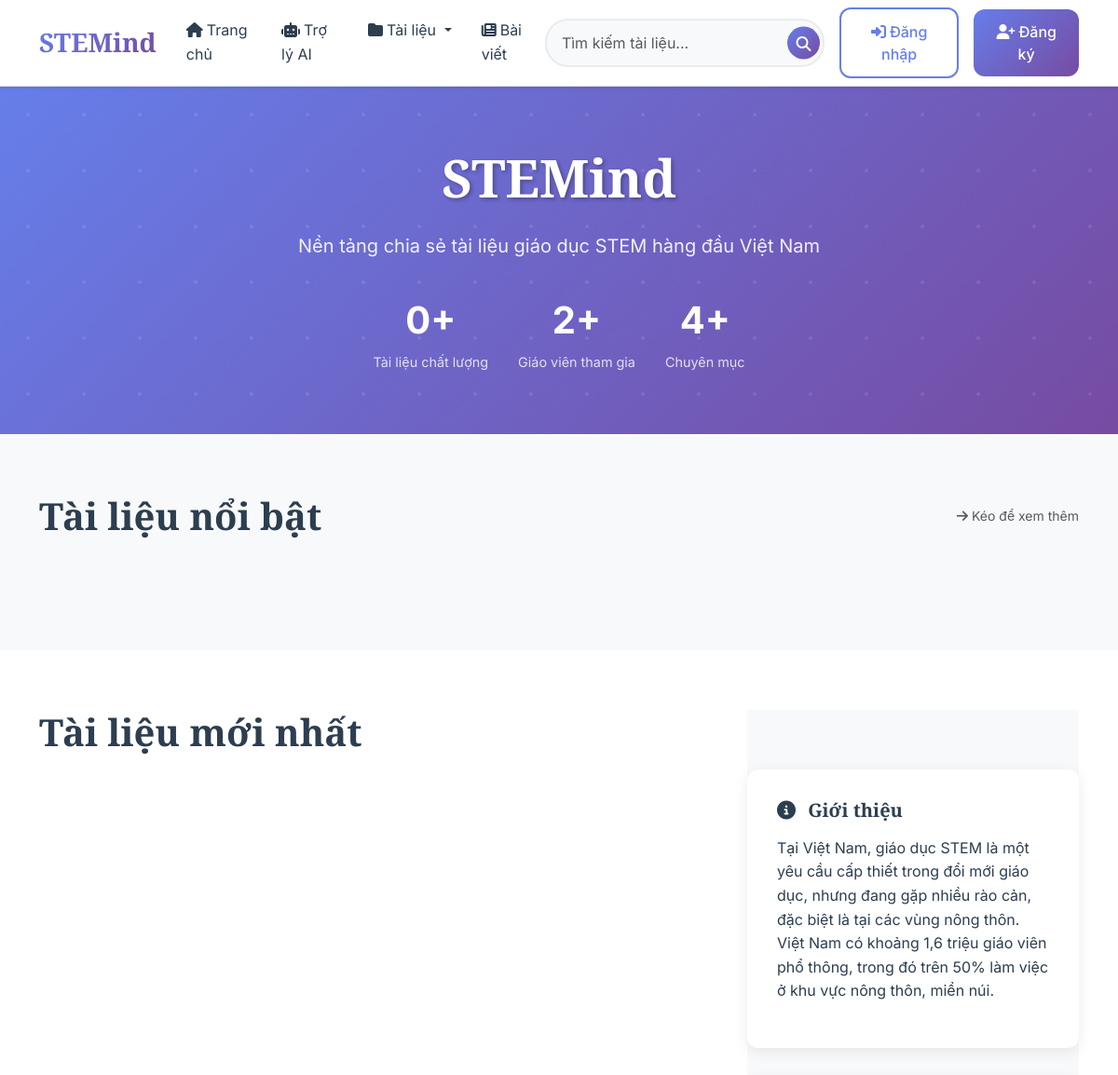
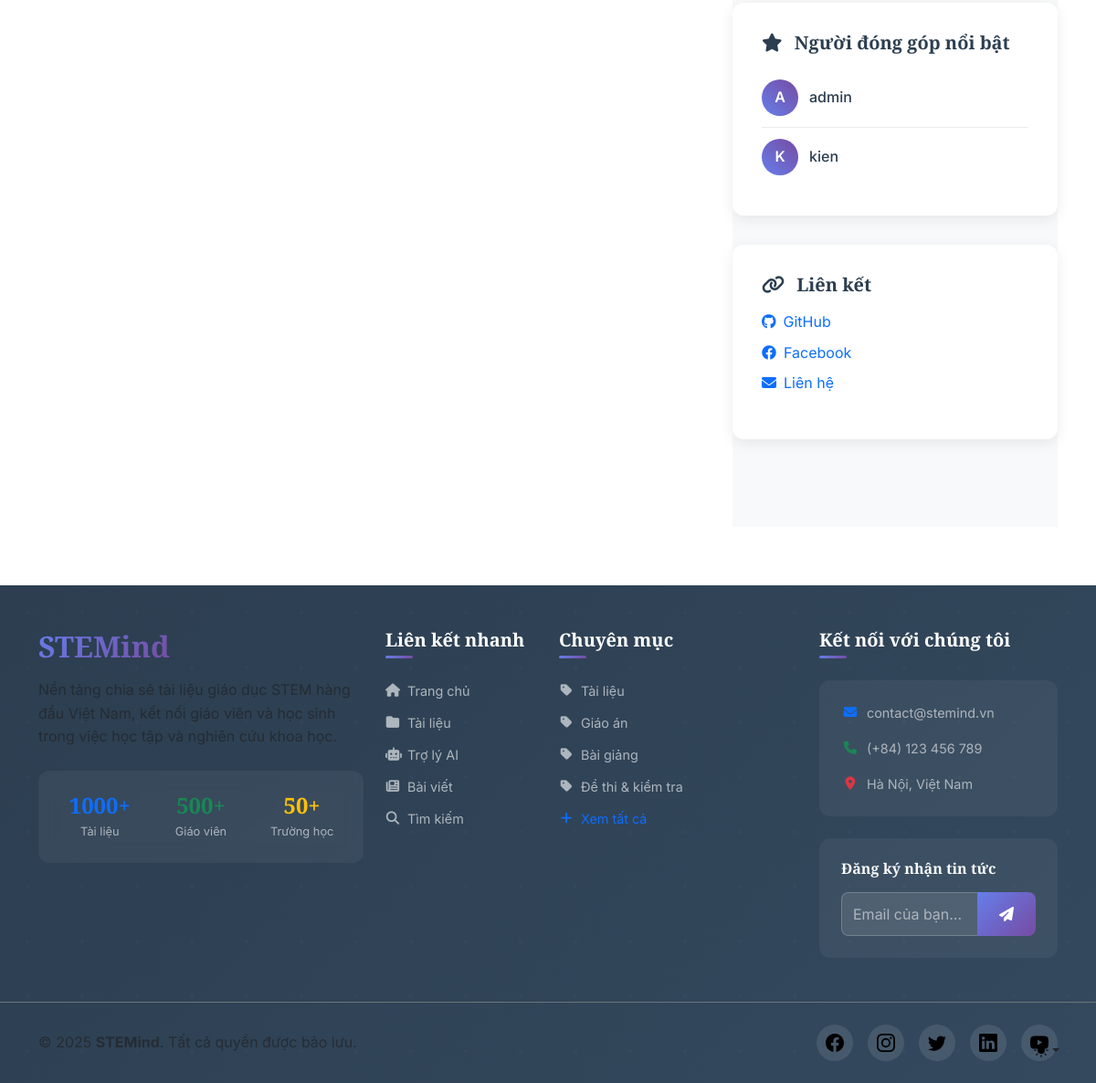
The page /category/Giáo án/ on the database its author committed (2 pictures, top to bottom).
### File_sharing_platform/models.py (models this page shows, shortened)
class Category(models.Model):
    category_name = models.TextField(unique=True)
    created_at = models.DateTimeField(auto_now=True)
    updated_at = models.DateTimeField(auto_now=True)
    class Meta:
        verbose_name_plural = "Categories"

### File_sharing_platform/views.py (the view)
# urls.py: path("category/<str:category_name>/", views.posts_by_category, name='posts_by_category'),
def posts_by_category(request, category_name):
    categories = Category.objects.all()
    category = get_object_or_404(Category, category_name=category_name)
    featured_files = File.objects.filter(file_status=1, category=category).order_by('-file_views')[:3]
    recently_files = File.objects.filter(file_status=1, category=category).order_by('-created_at')[:15]
    top_users = User.objects.annotate(num_posts=Count('Files', filter=Q(Files__category=category))).order_by('-num_posts')[:10]
    context = {
        'categories':categories,
        'featured_files':featured_files,
        'recently_files':recently_files,
        'top_users':top_users
    }
    return render(request, 'home.html', context)

### templates/home.html (shortened to what this page needs)
{% extends "base/base.html" %}
{% load static %}
{% block extra_css %}
<link href="{% static 'Style/base.css' %}" rel="stylesheet">
{% endblock %}
{% block content %}
<section class="hero-section">
    <div class="container">
        <div class="hero-content text-center">
            <h1 class="hero-title">STEMind</h1>
            <p class="hero-subtitle">Nền tảng chia sẻ tài liệu giáo dục STEM hàng đầu Việt Nam</p>
            <div class="hero-stats">
                <div class="hero-stat">
                    <span class="hero-stat-number">{{ featured_files|length }}+</span>
                    <span class="hero-stat-label">Tài liệu chất lượng</span>
                </div>
                <div class="hero-stat">
                    <span class="hero-stat-number">{{ top_users|length }}+</span>
                    <span class="hero-stat-label">Giáo viên tham gia</span>
                </div>
                <div class="hero-stat">
                    <span class="hero-stat-number">{{ categories|length }}+</span>
                    <span class="hero-stat-label">Chuyên mục</span>
                </div>
            </div>
        </div>
    </div>
</section>
<section class="featured-section">
    <div class="container">
        <div class="d-flex align-items-center justify-content-between mb-4">
            <h2 class="section-title mb-0">Tài liệu nổi bật</h2>
            <small class="text-muted">
                <i class="fas fa-arrow-right me-1"></i>Kéo để xem thêm
            </small>
        </div>
        <div class="featured-scroll-container">
            <div class="featured-grid">
            </div>
        </div>
    </div>
</section>
<section class="recent-section">
    <div class="container">
        <div class="row g-4">
                         <div class="col-lg-8">
                 <h2 class="section-title text-start">Tài liệu mới nhất</h2>
             </div>
            <div class="col-lg-4">
                <div class="sidebar-section">
                    <div class="sidebar-card">
                        <h3 class="sidebar-title">
                            <i class="fas fa-info-circle me-2"></i>
                            Giới thiệu
                        </h3>
                        <p>Tại Việt Nam, giáo dục STEM là một yêu cầu cấp thiết trong đổi mới giáo dục, nhưng đang gặp nhiều rào cản, đặc biệt là tại các vùng nông thôn. Việt Nam có khoảng 1,6 triệu giáo viên phổ thông, trong đó trên 50% làm việc ở khu vực nông thôn, miền núi.</p>
                    </div>
                    <div class="sidebar-card">
                        <h3 class="sidebar-title">
                            <i class="fas fa-star me-2"></i>
                            Người đóng góp nổi bật
                        </h3>
                        {% for user in top_users %}
                        <div class="contributor-item">
                            <div class="contributor-avatar">
                                {{ user.username|slice:":1"|upper }}
                            </div>
                            <a href="#" class="contributor-name">{{ user.username }}</a>
                        </div>
                        {% endfor %}
                    </div>
                    <div class="sidebar-card">
                        <h3 class="sidebar-title">
                            <i class="fas fa-link me-2"></i>
                            Liên kết
                        </h3>
                        <ul class="list-unstyled">
                            <li class="mb-2">
                                <a href="#" class="text-decoration-none">
                                    <i class="fab fa-github me-2"></i>GitHub
                                </a>
                            </li>
                            <li class="mb-2">
                                <a href="#" class="text-decoration-none">
                                    <i class="fab fa-facebook me-2"></i>Facebook
                                </a>
                            </li>
                            <li class="mb-2">
                                <a href="#" class="text-decoration-none">
                                    <i class="fas fa-envelope me-2"></i>Liên hệ
                                </a>
                            </li>
                        </ul>
                    </div>
                </div>
            </div>
        </div>
    </div>
</section>
{% endblock content %}

### templates/base/footer.html (shortened to what this page needs)
<footer class="main-footer bg-dark text-light">
    <div class="footer-content py-5">
        <div class="container">
            <div class="row g-4">
                <div class="col-lg-4 col-md-6">
                    <div class="footer-section">
                        <h3 class="footer-brand mb-3">
                            <span class="brand-gradient-light">STEMind</span>
                        </h3>
                        <p class="text-muted mb-4">
                            Nền tảng chia sẻ tài liệu giáo dục STEM hàng đầu Việt Nam, kết nối giáo viên và học sinh trong việc học tập và nghiên cứu khoa học.
                        </p>
                        <div class="footer-stats">
                            <div class="row text-center">
                                <div class="col-4">
                                    <div class="stat-item">
                                        <h4 class="stat-number text-primary">1000+</h4>
                                        <p class="stat-label">Tài liệu</p>
                                    </div>
                                </div>
                                <div class="col-4">
                                    <div class="stat-item">
                                        <h4 class="stat-number text-success">500+</h4>
                                        <p class="stat-label">Giáo viên</p>
                                    </div>
                                </div>
                                <div class="col-4">
                                    <div class="stat-item">
                                        <h4 class="stat-number text-warning">50+</h4>
                                        <p class="stat-label">Trường học</p>
                                    </div>
                                </div>
                            </div>
                        </div>
                    </div>
                </div>
                <div class="col-lg-2 col-md-6">
                    <div class="footer-section">
                        <h5 class="footer-title">Liên kết nhanh</h5>
                        <ul class="footer-links">
                            <li><a href="{% url 'home' %}">
                                <i class="fas fa-home me-2"></i>Trang chủ
                            </a></li>
                            <li><a href="#">
                                <i class="fas fa-folder me-2"></i>Tài liệu
                            </a></li>
                            <li><a href="{% url 'chatbot' %}">
                                <i class="fas fa-robot me-2"></i>Trợ lý AI
                            </a></li>
                            <li><a href="#">
                                <i class="fas fa-newspaper me-2"></i>Bài viết
                            </a></li>
                            <li><a href="#">
                                <i class="fas fa-search me-2"></i>Tìm kiếm
                            </a></li>
                        </ul>
                    </div>
                </div>
                <div class="col-lg-3 col-md-6">
                    <div class="footer-section">
                        <h5 class="footer-title">Chuyên mục</h5>
                        <ul class="footer-links">
                            {% for category in categories|slice:":5" %}
                            <li><a href="{% url 'posts_by_category' category.category_name %}">
                                <i class="fas fa-tag me-2"></i>{{ category.category_name }}
                            </a></li>
                            {% endfor %}
                            <li><a href="#" class="text-primary">
                                <i class="fas fa-plus me-2"></i>Xem tất cả
                            </a></li>
                        </ul>
                    </div>
                </div>
                <div class="col-lg-3 col-md-6">
                    <div class="footer-section">
                        <h5 class="footer-title">Kết nối với chúng tôi</h5>
                        <div class="contact-info mb-4">
                            <div class="contact-item">
                                <i class="fas fa-envelope text-primary me-2"></i>
                                <span>contact@stemind.vn</span>
                            </div>
                            <div class="contact-item">
                                <i class="fas fa-phone text-success me-2"></i>
                                <span>(+84) 123 456 789</span>
                            </div>
                            <div class="contact-item">
                                <i class="fas fa-map-marker-alt text-danger me-2"></i>
                                <span>Hà Nội, Việt Nam</span>
                            </div>
                        </div>
                        <div class="newsletter-signup">
                            <h6 class="mb-3">Đăng ký nhận tin tức</h6>
                            <form class="newsletter-form">
                                <div class="input-group">
                                    <input type="email" class="form-control" placeholder="Email của bạn..." required>
                                    <button class="btn btn-primary" type="submit">
                                        <i class="fas fa-paper-plane"></i>
                                    </button>
                                </div>
                            </form>
                        </div>
                    </div>
                </div>
            </div>
        </div>
    </div>
    <div class="footer-bottom border-top border-secondary">
        <div class="container">
            <div class="row align-items-center py-4">
                <div class="col-md-6">
                    <p class="mb-0 text-muted">
                        &copy; 2025 <strong>STEMind</strong>. Tất cả quyền được bảo lưu.
                    </p>
                </div>
                <div class="col-md-6">
                    <div class="social-links text-md-end">
                        <a href="#" class="social-link" aria-label="Facebook">
                            <svg width="20" height="20"><use href="#facebook"></use></svg>
                        </a>
                        <a href="#" class="social-link" aria-label="Instagram">
                            <svg width="20" height="20"><use href="#instagram"></use></svg>
                        </a>
                        <a href="#" class="social-link" aria-label="Twitter">
                            <svg width="20" height="20"><use href="#twitter"></use></svg>
                        </a>
                        <a href="#" class="social-link" aria-label="LinkedIn">
                            <svg width="20" height="20"><use href="#linkedin"></use></svg>
                        </a>
                        <a href="#" class="social-link" aria-label="YouTube">
                            <svg width="20" height="20"><use href="#youtube"></use></svg>
                        </a>
                    </div>
                </div>
            </div>
        </div>
    </div>
</footer>

### static/Style/base.css (style rules this page uses)
h1, h2, h3, h4, h5, h6 { font-family: "Playfair Display", Georgia, "Times New Roman", serif; }

### templates/base/base.html (style rules this page uses)
:root { --primary-gradient: linear-gradient(135deg, #667eea 0%, #764ba2 100%); --secondary-gradient: linear-gradient(135deg, #f093fb 0%, #f5576c 100%); --success-gradient: linear-gradient(135deg, #4facfe 0%, #00f2fe 100%); --warning-gradient: linear-gradient(135deg, #ffd89b 0%, #19547b 100%); --dark-gradient: linear-gradient(135deg, #2c3e50 0%, #34495e 100%); --light-bg: #f8f9fa; --card-shadow: 0 4px 20px rgba(0, 0, 0, 0.08); --card-shadow-hover: 0 8px 30px rgba(0, 0, 0, 0.12); --border-radius: 12px; --transition: all 0.3s cubic-bezier(0.4, 0, 0.2, 1); }
* { box-sizing: border-box; }
body { font-family: 'Inter', -apple-system, BlinkMacSystemFont, sans-serif; line-height: 1.6; color: #2c3e50; background-color: #ffffff; }
h1, h2, h3, h4, h5, h6 { font-family: 'Playfair Display', Georgia, serif; font-weight: 600; line-height: 1.2; }
.btn { border-radius: var(--border-radius); font-weight: 500; transition: var(--transition); border: none; padding: 0.75rem 1.5rem; }
.btn-primary { background: var(--primary-gradient); color: white; }
.form-control, .form-select { border-radius: var(--border-radius); border: 2px solid #e9ecef; transition: var(--transition); }

### templates/home.html (style rules this page uses)
.hero-section { background: linear-gradient(135deg, #667eea 0%, #764ba2 100%); padding: 4rem 0; color: white; position: relative; overflow: hidden; }
.hero-section::before { content: ''; position: absolute; top: 0; left: 0; right: 0; bottom: 0; z-index: 1; }
.hero-content { position: relative; z-index: 2; }
.hero-title { font-size: 3.5rem; font-weight: 700; margin-bottom: 1.5rem; text-shadow: 2px 2px 4px rgba(0,0,0,0.3); }
.hero-subtitle { font-size: 1.25rem; margin-bottom: 2rem; opacity: 0.9; }
.hero-stats { display: flex; gap: 2rem; justify-content: center; margin-top: 2rem; }
.hero-stat { text-align: center; }
.hero-stat-number { font-size: 2.5rem; font-weight: 700; display: block; }
.hero-stat-label { font-size: 0.9rem; opacity: 0.8; }
.featured-section { padding: 4rem 0; background: #f8f9fa; }
.section-title { text-align: center; margin-bottom: 3rem; font-size: 2.5rem; font-weight: 700; color: #2c3e50; }
.featured-scroll-container { overflow-x: auto; scrollbar-width: thin; scrollbar-color: #667eea #f1f1f1; padding-bottom: 1rem; position: relative; }
.featured-scroll-container::after { content: ''; position: absolute; top: 0; right: 0; width: 50px; height: 100%; background: linear-gradient(to right, transparent, #f8f9fa); pointer-events: none; z-index: 1; }
.featured-grid { display: flex; gap: 2rem; padding: 0.5rem; min-width: fit-content; }
.recent-section { padding: 4rem 0; background: white; }
.sidebar-section { padding: 4rem 0; background: #f8f9fa; }
.sidebar-card { background: white; border-radius: 12px; padding: 2rem; margin-bottom: 2rem; box-shadow: 0 4px 16px rgba(0,0,0,0.08); }
.sidebar-title { font-size: 1.25rem; font-weight: 700; color: #2c3e50; margin-bottom: 1rem; }
.contributor-item { display: flex; align-items: center; gap: 0.75rem; padding: 0.75rem 0; border-bottom: 1px solid #e9ecef; }
.contributor-item:last-child { border-bottom: none; }
.contributor-avatar { width: 40px; height: 40px; border-radius: 50%; background: linear-gradient(45deg, #667eea, #764ba2); display: flex; align-items: center; justify-content: center; color: white; font-weight: 600; }
.contributor-name { color: #2c3e50; text-decoration: none; font-weight: 500; }

### rows shown on the page
Category: category_name "Tài liệu"
Category: category_name "Giáo án"
Category: category_name "Bài giảng"
Category: category_name "Đề thi & kiểm tra"

### other values the page prints
{{ featured_files|length }} "0"
{{ top_users|length }} "2"
{{ categories|length }} "4"
{{ user.username|slice:":1"|upper }} "A"
{{ user.username }} "admin"
{{ user.username|slice:":1"|upper }} "K"
{{ user.username }} "kien"
